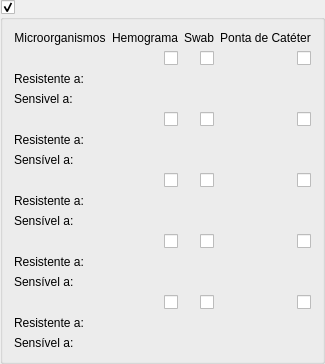
              <widget class="QGroupBox" name="groupBox_op7">
               <property name="sizePolicy">
                <sizepolicy hsizetype="Expanding" vsizetype="Preferred">
                 <horstretch>0</horstretch>
                 <verstretch>0</verstretch>
                </sizepolicy>
               </property>
               <property name="styleSheet">
                <string>font-style: bold;</string>
               </property>
               <property name="title">
                <string/>
               </property>
               <property name="checkable">
                <bool>true</bool>
               </property>
               <property name="checked">
                <bool>true</bool>
               </property>
               <layout class="QGridLayout" name="gridLayout_3">
                <item row="0" column="0">
                 <widget class="QLabel" name="label">
                  <property name="sizePolicy">
                   <sizepolicy hsizetype="Preferred" vsizetype="Maximum">
                    <horstretch>0</horstretch>
                    <verstretch>0</verstretch>
                   </sizepolicy>
                  </property>
                  <property name="text">
                   <string>Microorganismos</string>
                  </property>
                  <property name="alignment">
                   <set>Qt::AlignCenter</set>
                  </property>
                 </widget>
                </item>
                <item row="15" column="3">
                 <widget class="QCheckBox" name="checkBox_15">
                  <property name="sizePolicy">
                   <sizepolicy hsizetype="Preferred" vsizetype="Fixed">
                    <horstretch>0</horstretch>
                    <verstretch>0</verstretch>
                   </sizepolicy>
                  </property>
                  <property name="layoutDirection">
                   <enum>Qt::RightToLeft</enum>
                  </property>
                  <property name="autoFillBackground">
                   <bool>false</bool>
                  </property>
                  <property name="styleSheet">
                   <string notr="true">align: center</string>
                  </property>
                  <property name="text">
                   <string/>
                  </property>
                 </widget>
                </item>
                <item row="16" column="0">
                 <widget class="QLabel" name="label_resistente5">
                  <property name="text">
                   <string>Resistente a:</string>
                  </property>
                 </widget>
                </item>
                <item row="4" column="0">
                 <widget class="QLabel" name="microorganismos_2">
                  <property name="text">
                   <string/>
                  </property>
                 </widget>
                </item>
                <item row="4" column="2">
                 <widget class="QCheckBox" name="cb4">
                  <property name="sizePolicy">
                   <sizepolicy hsizetype="Preferred" vsizetype="Fixed">
                    <horstretch>0</horstretch>
                    <verstretch>0</verstretch>
                   </sizepolicy>
                  </property>
                  <property name="layoutDirection">
                   <enum>Qt::RightToLeft</enum>
                  </property>
                  <property name="autoFillBackground">
                   <bool>false</bool>
                  </property>
                  <property name="styleSheet">
                   <string notr="true">align: center</string>
                  </property>
                  <property name="text">
                   <string/>
                  </property>
                 </widget>
                </item>
                <item row="15" column="1">
                 <widget class="QCheckBox" name="cb9">
                  <property name="sizePolicy">
                   <sizepolicy hsizetype="Preferred" vsizetype="Fixed">
                    <horstretch>0</horstretch>
                    <verstretch>0</verstretch>
                   </sizepolicy>
                  </property>
                  <property name="layoutDirection">
                   <enum>Qt::RightToLeft</enum>
                  </property>
                  <property name="autoFillBackground">
                   <bool>false</bool>
                  </property>
                  <property name="styleSheet">
                   <string notr="true">align: center</string>
                  </property>
                  <property name="text">
                   <string/>
                  </property>
                 </widget>
                </item>
                <item row="3" column="0">
                 <widget class="QLabel" name="label_sensivel1">
                  <property name="text">
                   <string>Sensivel a:</string>
                  </property>
                 </widget>
                </item>
                <item row="5" column="0">
                 <widget class="QLabel" name="label_resistente2">
                  <property name="text">
                   <string>Resistente a:</string>
                  </property>
                 </widget>
                </item>
                <item row="7" column="3">
                 <widget class="QCheckBox" name="checkBox_13">
                  <property name="sizePolicy">
                   <sizepolicy hsizetype="Preferred" vsizetype="Fixed">
                    <horstretch>0</horstretch>
                    <verstretch>0</verstretch>
                   </sizepolicy>
                  </property>
                  <property name="layoutDirection">
                   <enum>Qt::RightToLeft</enum>
                  </property>
                  <property name="autoFillBackground">
                   <bool>false</bool>
                  </property>
                  <property name="styleSheet">
                   <string notr="true">align: center</string>
                  </property>
                  <property name="text">
                   <string/>
                  </property>
                 </widget>
                </item>
                <item row="1" column="0">
                 <widget class="QLabel" name="microorganismos_1">
                  <property name="text">
                   <string/>
                  </property>
                 </widget>
                </item>
                <item row="7" column="2">
                 <widget class="QCheckBox" name="cb6">
                  <property name="sizePolicy">
                   <sizepolicy hsizetype="Preferred" vsizetype="Fixed">
                    <horstretch>0</horstretch>
                    <verstretch>0</verstretch>
                   </sizepolicy>
                  </property>
                  <property name="layoutDirection">
                   <enum>Qt::RightToLeft</enum>
                  </property>
                  <property name="autoFillBackground">
                   <bool>false</bool>
                  </property>
                  <property name="styleSheet">
                   <string notr="true">align: center</string>
                  </property>
                  <property name="text">
                   <string/>
                  </property>
                 </widget>
                </item>
                <item row="11" column="2">
                 <widget class="QCheckBox" name="cb8">
                  <property name="sizePolicy">
                   <sizepolicy hsizetype="Preferred" vsizetype="Fixed">
                    <horstretch>0</horstretch>
                    <verstretch>0</verstretch>
                   </sizepolicy>
                  </property>
                  <property name="layoutDirection">
                   <enum>Qt::RightToLeft</enum>
                  </property>
                  <property name="autoFillBackground">
                   <bool>false</bool>
                  </property>
                  <property name="styleSheet">
                   <string notr="true">align: center</string>
                  </property>
                  <property name="text">
                   <string/>
                  </property>
                 </widget>
                </item>
                <item row="2" column="0">
                 <widget class="QLabel" name="label_resistente1">
                  <property name="text">
                   <string>Resistente a:</string>
                  </property>
                 </widget>
                </item>
                <item row="11" column="1">
                 <widget class="QCheckBox" name="cb7">
                  <property name="sizePolicy">
                   <sizepolicy hsizetype="Preferred" vsizetype="Fixed">
                    <horstretch>0</horstretch>
                    <verstretch>0</verstretch>
                   </sizepolicy>
                  </property>
                  <property name="layoutDirection">
                   <enum>Qt::RightToLeft</enum>
                  </property>
                  <property name="autoFillBackground">
                   <bool>false</bool>
                  </property>
                  <property name="styleSheet">
                   <string notr="true">align: center</string>
                  </property>
                  <property name="text">
                   <string/>
                  </property>
                 </widget>
                </item>
                <item row="1" column="2">
                 <widget class="QCheckBox" name="cb2">
                  <property name="sizePolicy">
                   <sizepolicy hsizetype="Preferred" vsizetype="Fixed">
                    <horstretch>0</horstretch>
                    <verstretch>0</verstretch>
                   </sizepolicy>
                  </property>
                  <property name="layoutDirection">
                   <enum>Qt::RightToLeft</enum>
                  </property>
                  <property name="autoFillBackground">
                   <bool>false</bool>
                  </property>
                  <property name="styleSheet">
                   <string notr="true">align: center</string>
                  </property>
                  <property name="text">
                   <string/>
                  </property>
                 </widget>
                </item>
                <item row="1" column="1">
                 <widget class="QCheckBox" name="cb1">
                  <property name="sizePolicy">
                   <sizepolicy hsizetype="Preferred" vsizetype="Fixed">
                    <horstretch>0</horstretch>
                    <verstretch>0</verstretch>
                   </sizepolicy>
                  </property>
                  <property name="layoutDirection">
                   <enum>Qt::RightToLeft</enum>
                  </property>
                  <property name="autoFillBackground">
                   <bool>false</bool>
                  </property>
                  <property name="styleSheet">
                   <string notr="true">align: center</string>
                  </property>
                  <property name="text">
                   <string/>
                  </property>
                 </widget>
                </item>
                <item row="11" column="3">
                 <widget class="QCheckBox" name="checkBox_14">
                  <property name="sizePolicy">
                   <sizepolicy hsizetype="Preferred" vsizetype="Fixed">
                    <horstretch>0</horstretch>
                    <verstretch>0</verstretch>
                   </sizepolicy>
                  </property>
                  <property name="layoutDirection">
                   <enum>Qt::RightToLeft</enum>
                  </property>
                  <property name="autoFillBackground">
                   <bool>false</bool>
                  </property>
                  <property name="styleSheet">
                   <string notr="true">align: center</string>
                  </property>
                  <property name="text">
                   <string/>
                  </property>
                 </widget>
                </item>
                <item row="13" column="0">
                 <widget class="QLabel" name="label_sensivel4">
                  <property name="text">
                   <string>Sensível a:</string>
                  </property>
                 </widget>
                </item>
                <item row="8" column="0">
                 <widget class="QLabel" name="label_resistente3">
                  <property name="text">
                   <string>Resistente a:</string>
                  </property>
                 </widget>
                </item>
                <item row="7" column="1">
                 <widget class="QCheckBox" name="cb5">
                  <property name="sizePolicy">
                   <sizepolicy hsizetype="Preferred" vsizetype="Fixed">
                    <horstretch>0</horstretch>
                    <verstretch>0</verstretch>
                   </sizepolicy>
                  </property>
                  <property name="layoutDirection">
                   <enum>Qt::RightToLeft</enum>
                  </property>
                  <property name="autoFillBackground">
                   <bool>false</bool>
                  </property>
                  <property name="styleSheet">
                   <string notr="true">align: center</string>
                  </property>
                  <property name="text">
                   <string/>
                  </property>
                 </widget>
                </item>
                <item row="0" column="1">
                 <widget class="QLabel" name="label_2">
                  <property name="sizePolicy">
                   <sizepolicy hsizetype="Preferred" vsizetype="Maximum">
                    <horstretch>0</horstretch>
                    <verstretch>0</verstretch>
                   </sizepolicy>
                  </property>
                  <property name="text">
                   <string>Hemograma</string>
                  </property>
                  <property name="alignment">
                   <set>Qt::AlignCenter</set>
                  </property>
                 </widget>
                </item>
                <item row="15" column="2">
                 <widget class="QCheckBox" name="cb10">
                  <property name="sizePolicy">
                   <sizepolicy hsizetype="Preferred" vsizetype="Fixed">
                    <horstretch>0</horstretch>
                    <verstretch>0</verstretch>
                   </sizepolicy>
                  </property>
                  <property name="layoutDirection">
                   <enum>Qt::RightToLeft</enum>
                  </property>
                  <property name="autoFillBackground">
                   <bool>false</bool>
                  </property>
                  <property name="styleSheet">
                   <string notr="true">align: center</string>
                  </property>
                  <property name="text">
                   <string/>
                  </property>
                 </widget>
                </item>
                <item row="1" column="3">
                 <widget class="QCheckBox" name="checkBox_11">
                  <property name="sizePolicy">
                   <sizepolicy hsizetype="Preferred" vsizetype="Fixed">
                    <horstretch>0</horstretch>
                    <verstretch>0</verstretch>
                   </sizepolicy>
                  </property>
                  <property name="layoutDirection">
                   <enum>Qt::RightToLeft</enum>
                  </property>
                  <property name="autoFillBackground">
                   <bool>false</bool>
                  </property>
                  <property name="styleSheet">
                   <string notr="true">align: center</string>
                  </property>
                  <property name="text">
                   <string/>
                  </property>
                 </widget>
                </item>
                <item row="2" column="1">
                 <widget class="QLabel" name="resistente_a_1">
                  <property name="text">
                   <string/>
                  </property>
                 </widget>
                </item>
                <item row="6" column="0">
                 <widget class="QLabel" name="label_sensivel2">
                  <property name="text">
                   <string>Sensível a:</string>
                  </property>
                 </widget>
                </item>
                <item row="15" column="0">
                 <widget class="QLabel" name="microorganismos_5">
                  <property name="text">
                   <string/>
                  </property>
                 </widget>
                </item>
                <item row="17" column="0">
                 <widget class="QLabel" name="label_sensivel5">
                  <property name="text">
                   <string>Sensível a:</string>
                  </property>
                 </widget>
                </item>
                <item row="11" column="0">
                 <widget class="QLabel" name="microorganismos_4">
                  <property name="text">
                   <string/>
                  </property>
                 </widget>
                </item>
                <item row="4" column="3">
                 <widget class="QCheckBox" name="checkBox_12">
                  <property name="sizePolicy">
                   <sizepolicy hsizetype="Preferred" vsizetype="Fixed">
                    <horstretch>0</horstretch>
                    <verstretch>0</verstretch>
                   </sizepolicy>
                  </property>
                  <property name="layoutDirection">
                   <enum>Qt::RightToLeft</enum>
                  </property>
                  <property name="autoFillBackground">
                   <bool>false</bool>
                  </property>
                  <property name="styleSheet">
                   <string notr="true">align: center</string>
                  </property>
                  <property name="text">
                   <string/>
                  </property>
                 </widget>
                </item>
                <item row="3" column="1">
                 <widget class="QLabel" name="sensivel_a_1">
                  <property name="text">
                   <string/>
                  </property>
                 </widget>
                </item>
                <item row="4" column="1">
                 <widget class="QCheckBox" name="cb3">
                  <property name="sizePolicy">
                   <sizepolicy hsizetype="Preferred" vsizetype="Fixed">
                    <horstretch>0</horstretch>
                    <verstretch>0</verstretch>
                   </sizepolicy>
                  </property>
                  <property name="layoutDirection">
                   <enum>Qt::RightToLeft</enum>
                  </property>
                  <property name="autoFillBackground">
                   <bool>false</bool>
                  </property>
                  <property name="styleSheet">
                   <string notr="true">align: center</string>
                  </property>
                  <property name="text">
                   <string/>
                  </property>
                 </widget>
                </item>
                <item row="0" column="3">
                 <widget class="QLabel" name="label_39">
                  <property name="text">
                   <string>Ponta de Catéter</string>
                  </property>
                  <property name="alignment">
                   <set>Qt::AlignCenter</set>
                  </property>
                 </widget>
                </item>
                <item row="0" column="2">
                 <widget class="QLabel" name="label_38">
                  <property name="sizePolicy">
                   <sizepolicy hsizetype="Preferred" vsizetype="Maximum">
                    <horstretch>0</horstretch>
                    <verstretch>0</verstretch>
                   </sizepolicy>
                  </property>
                  <property name="text">
                   <string>Swab</string>
                  </property>
                  <property name="alignment">
                   <set>Qt::AlignCenter</set>
                  </property>
                 </widget>
                </item>
                <item row="7" column="0">
                 <widget class="QLabel" name="microorganismos_3">
                  <property name="text">
                   <string/>
                  </property>
                 </widget>
                </item>
                <item row="5" column="1">
                 <widget class="QLabel" name="resistente_a_2">
                  <property name="text">
                   <string/>
                  </property>
                 </widget>
                </item>
                <item row="9" column="0">
                 <widget class="QLabel" name="label_sensivel3">
                  <property name="text">
                   <string>Sensível a:</string>
                  </property>
                 </widget>
                </item>
                <item row="12" column="0">
                 <widget class="QLabel" name="label_resistente4">
                  <property name="text">
                   <string>Resistente a:</string>
                  </property>
                 </widget>
                </item>
                <item row="6" column="1">
                 <widget class="QLabel" name="sensivel_a_2">
                  <property name="text">
                   <string/>
                  </property>
                 </widget>
                </item>
                <item row="8" column="1">
                 <widget class="QLabel" name="resistente_a_3">
                  <property name="text">
                   <string/>
                  </property>
                 </widget>
                </item>
                <item row="9" column="1">
                 <widget class="QLabel" name="sensivel_a_3">
                  <property name="text">
                   <string/>
                  </property>
                 </widget>
                </item>
                <item row="12" column="1">
                 <widget class="QLabel" name="resistente_a_4">
                  <property name="text">
                   <string/>
                  </property>
                 </widget>
                </item>
                <item row="13" column="1">
                 <widget class="QLabel" name="sensivel_a_4">
                  <property name="text">
                   <string/>
                  </property>
                 </widget>
                </item>
                <item row="16" column="1">
                 <widget class="QLabel" name="resistente_a_5">
                  <property name="text">
                   <string/>
                  </property>
                 </widget>
                </item>
                <item row="17" column="1">
                 <widget class="QLabel" name="sensivel_a_5">
                  <property name="text">
                   <string/>
                  </property>
                 </widget>
                </item>
               </layout>
              </widget>
